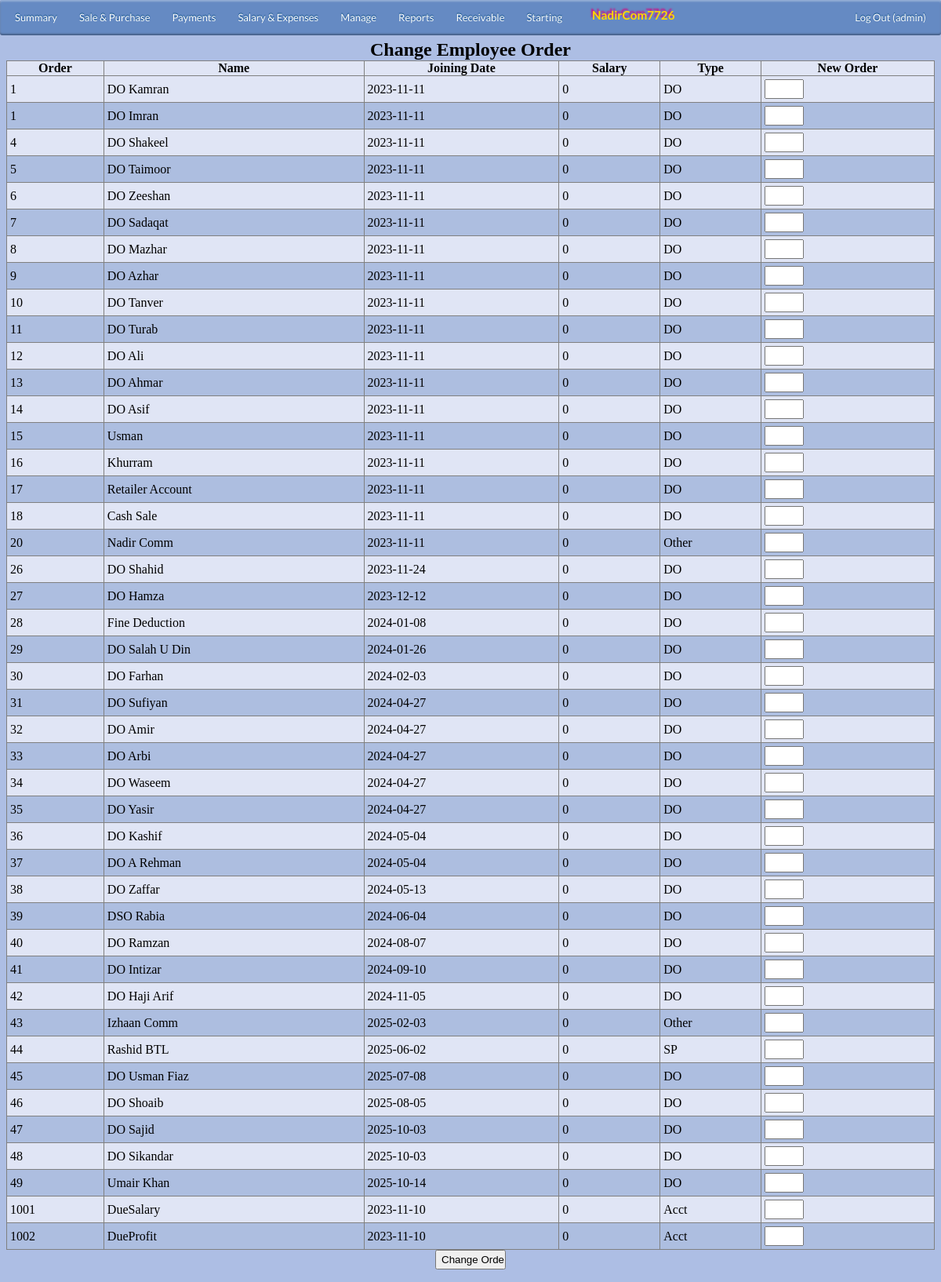
The app's page /admin/changeemporder.php (signed in) with its own data.
### tables this page shows
CREATE TABLE `config` (
  `id` int(11) NOT NULL,
  `name` varchar(50) DEFAULT NULL,
  `customName` varchar(100) DEFAULT NULL
);

CREATE TABLE `empinfo` (
  `EmpID` int(11) NOT NULL,
  `EmpName` varchar(30) DEFAULT NULL,
  `EmpJoinDate` date DEFAULT NULL,
  `EmpFixedSalary` int(11) DEFAULT NULL,
  `EmpStatus` varchar(20) DEFAULT NULL,
  `empType` varchar(10) DEFAULT NULL,
  `Comments` varchar(100) DEFAULT NULL,
  `sort_order` int(11) DEFAULT NULL,
  `showIn` tinyint(4) DEFAULT NULL,
  `otcomrate` float DEFAULT NULL,
  `completeName` varchar(50) DEFAULT NULL,
  `contactNo` varchar(20) DEFAULT NULL,
  `empAddress` varchar(200) DEFAULT NULL,
  `doLine` varchar(20) DEFAULT NULL,
  `cnic` varchar(15) DEFAULT NULL
);

### admin/includes/globalvar.php (called while the page is built, shortened)
<?php
include_once('dbcon.php');
$qry = mysqli_query($con,"SELECT customName FROM config WHERE name='organization';") or die(mysqli_error());
$Data=mysqli_fetch_assoc($qry);
$childOrganization=$Data['customName'];
?>

### admin/includes/variables.php (called while the page is built, shortened)
<?php
include_once('dbcon.php');
include_once('globalvar.php');
		$currentActiveUser=$_SESSION['login_user'];
?>

### admin/changeemporder.php (the view, shortened to what this page needs)
<?php
include_once('includes/variables.php');
include_once('includes/dbcon.php');
include_once('includes/globalvar.php');
?>
<head>
	</head>
		<?php
			include_once('includes/navbar.php');
		?>
	<div class="container" align="center">
						<center> <caption> <h2>Change Employee Order</h2></caption> </center>
				<div  style="border: solid black 0px; ">
							<form method="POST">
									<table cellpadding="0" cellspacing="0" border="1" class="" id="dbResult">
													<tr style="background-color: #FFDAB9; font-weight: bold;" >
														<th>Order</th>
														<th>Name</th>
														<th>Joining Date</th>
														<th>Salary</th>
														<th>Type</th>
														<th>New Order</th>
													</tr>
												<?php
													$sql = mysqli_query($con,"SELECT * FROM empinfo WHERE EmpStatus='Active' Order by sort_order ASC")or die(mysqli_query());
														WHILE($Data=mysqli_fetch_array($sql))
															{
															$id = $Data['EmpID'];
															?>
															<tr>
																<td><input style="border: none; background: transparent;" type="text" name="emID[]" id="iBox3" value="<?php echo $id; ?>" hidden><?php echo $Data['sort_order']; ?></td>
																<td><?php echo $Data['EmpName']; ?></td>
																<td><?php echo $Data['EmpJoinDate']; ?></td>
																<td><?php echo $Data['EmpFixedSalary']; ?></td>
																<td><?php echo $Data['empType']; ?></td>
																<td>
																	<input type="text" name="newOrd[]" id="iBox2" value="">
																</td>
															</tr>
															<?php
															}
													?>
									</table>
									<input type="submit"  value="Change Order" name="changeOrder" id="Btn">
							</form>
				</div>
	</div>
</html>

### admin/includes/navbar.php (shortened to what this page needs)
<div id='cssmenu'>
	<ul>
		<li><a href='summary.php'><span>Summary</span></a>
		</li>
		<li><a href='#'><span>Sale & Purchase</span></a>
		</li>
		<li class='active has-sub'><a href='#'><span>Payments</span></a>
		</li>
		<li><a href='#'><span>Salary & Expenses</span></a>
		</li>
		<li class='active has-sub'><a href='#'><span>Manage</span></a>
		</li>
		<li class='active has-sub'><a href='#'><span>Reports</span></a>
		</li>
		<li class='active has-sub'><a href='#'><span>Receivable</span></a>
		</li>
		<li class='active has-sub'><a href='#'><span>Starting</span></a>
		</li>
		<li style="float:left">
			<h3> <?php echo $childOrganization?></h3>
		</li>
		<li style="float:right"><a href="../logout.php"> Log Out (<?php echo $currentActiveUser; ?>)</a></li>
	</ul>
</div>

### records on screen
config: customName "NadirCom7726"
empinfo: sort_order "1", EmpName "DO Kamran", EmpJoinDate "2023-11-11", EmpFixedSalary "0", empType "DO"
empinfo: sort_order "1", EmpName "DO Imran", EmpJoinDate "2023-11-11", EmpFixedSalary "0", empType "DO"
empinfo: sort_order "4", EmpName "DO Shakeel", EmpJoinDate "2023-11-11", EmpFixedSalary "0", empType "DO"
empinfo: sort_order "5", EmpName "DO Taimoor", EmpJoinDate "2023-11-11", EmpFixedSalary "0", empType "DO"
empinfo: sort_order "6", EmpName "DO Zeeshan", EmpJoinDate "2023-11-11", EmpFixedSalary "0", empType "DO"
empinfo: sort_order "7", EmpName "DO Sadaqat", EmpJoinDate "2023-11-11", EmpFixedSalary "0", empType "DO"
empinfo: sort_order "8", EmpName "DO Mazhar", EmpJoinDate "2023-11-11", EmpFixedSalary "0", empType "DO"
empinfo: sort_order "9", EmpName "DO Azhar", EmpJoinDate "2023-11-11", EmpFixedSalary "0", empType "DO"
empinfo: sort_order "10", EmpName "DO Tanver", EmpJoinDate "2023-11-11", EmpFixedSalary "0", empType "DO"
empinfo: sort_order "11", EmpName "DO Turab", EmpJoinDate "2023-11-11", EmpFixedSalary "0", empType "DO"
empinfo: sort_order "12", EmpName "DO Ali", EmpJoinDate "2023-11-11", EmpFixedSalary "0", empType "DO"
empinfo: sort_order "13", EmpName "DO Ahmar", EmpJoinDate "2023-11-11", EmpFixedSalary "0", empType "DO"
empinfo: sort_order "14", EmpName "DO Asif", EmpJoinDate "2023-11-11", EmpFixedSalary "0", empType "DO"
empinfo: sort_order "15", EmpName "Usman", EmpJoinDate "2023-11-11", EmpFixedSalary "0", empType "DO"
empinfo: sort_order "16", EmpName "Khurram", EmpJoinDate "2023-11-11", EmpFixedSalary "0", empType "DO"
empinfo: sort_order "17", EmpName "Retailer Account", EmpJoinDate "2023-11-11", EmpFixedSalary "0", empType "DO"
empinfo: sort_order "18", EmpName "Cash Sale", EmpJoinDate "2023-11-11", EmpFixedSalary "0", empType "DO"
empinfo: sort_order "20", EmpName "Nadir Comm", EmpJoinDate "2023-11-11", EmpFixedSalary "0", empType "Other"
empinfo: sort_order "26", EmpName "DO Shahid", EmpJoinDate "2023-11-24", EmpFixedSalary "0", empType "DO"
empinfo: sort_order "27", EmpName "DO Hamza", EmpJoinDate "2023-12-12", EmpFixedSalary "0", empType "DO"
empinfo: sort_order "28", EmpName "Fine Deduction", EmpJoinDate "2024-01-08", EmpFixedSalary "0", empType "DO"
empinfo: sort_order "29", EmpName "DO Salah U Din", EmpJoinDate "2024-01-26", EmpFixedSalary "0", empType "DO"
empinfo: sort_order "30", EmpName "DO Farhan", EmpJoinDate "2024-02-03", EmpFixedSalary "0", empType "DO"
empinfo: sort_order "31", EmpName "DO Sufiyan", EmpJoinDate "2024-04-27", EmpFixedSalary "0", empType "DO"
empinfo: sort_order "32", EmpName "DO Amir", EmpJoinDate "2024-04-27", EmpFixedSalary "0", empType "DO"
empinfo: sort_order "33", EmpName "DO Arbi", EmpJoinDate "2024-04-27", EmpFixedSalary "0", empType "DO"
empinfo: sort_order "34", EmpName "DO Waseem", EmpJoinDate "2024-04-27", EmpFixedSalary "0", empType "DO"
empinfo: sort_order "35", EmpName "DO Yasir", EmpJoinDate "2024-04-27", EmpFixedSalary "0", empType "DO"
empinfo: sort_order "36", EmpName "DO Kashif", EmpJoinDate "2024-05-04", EmpFixedSalary "0", empType "DO"
empinfo: sort_order "37", EmpName "DO A Rehman", EmpJoinDate "2024-05-04", EmpFixedSalary "0", empType "DO"
empinfo: sort_order "38", EmpName "DO Zaffar", EmpJoinDate "2024-05-13", EmpFixedSalary "0", empType "DO"
empinfo: sort_order "39", EmpName "DSO Rabia", EmpJoinDate "2024-06-04", EmpFixedSalary "0", empType "DO"
empinfo: sort_order "40", EmpName "DO Ramzan", EmpJoinDate "2024-08-07", EmpFixedSalary "0", empType "DO"
empinfo: sort_order "41", EmpName "DO Intizar", EmpJoinDate "2024-09-10", EmpFixedSalary "0", empType "DO"
empinfo: sort_order "42", EmpName "DO Haji Arif", EmpJoinDate "2024-11-05", EmpFixedSalary "0", empType "DO"
empinfo: sort_order "43", EmpName "Izhaan Comm", EmpJoinDate "2025-02-03", EmpFixedSalary "0", empType "Other"
empinfo: sort_order "44", EmpName "Rashid BTL", EmpJoinDate "2025-06-02", EmpFixedSalary "0", empType "SP"
empinfo: sort_order "45", EmpName "DO Usman Fiaz", EmpJoinDate "2025-07-08", EmpFixedSalary "0", empType "DO"
empinfo: sort_order "46", EmpName "DO Shoaib", EmpJoinDate "2025-08-05", EmpFixedSalary "0", empType "DO"
empinfo: sort_order "47", EmpName "DO Sajid", EmpJoinDate "2025-10-03", EmpFixedSalary "0", empType "DO"
empinfo: sort_order "48", EmpName "DO Sikandar", EmpJoinDate "2025-10-03", EmpFixedSalary "0", empType "DO"
empinfo: sort_order "49", EmpName "Umair Khan", EmpJoinDate "2025-10-14", EmpFixedSalary "0", empType "DO"
empinfo: sort_order "1001", EmpName "DueSalary", EmpJoinDate "2023-11-10", EmpFixedSalary "0", empType "Acct"
empinfo: sort_order "1002", EmpName "DueProfit", EmpJoinDate "2023-11-10", EmpFixedSalary "0", empType "Acct"

### other values on screen
$currentActiveUser "admin"
